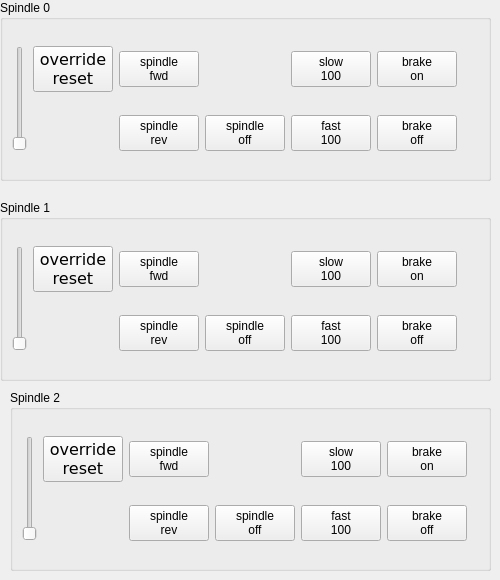
            <widget class="QWidget" name="tab_5">
             <attribute name="title">
              <string>Spindles</string>
             </attribute>
             <widget class="QGroupBox" name="gridGroupBox">
              <property name="geometry">
               <rect>
                <x>0</x>
                <y>0</y>
                <width>491</width>
                <height>181</height>
               </rect>
              </property>
              <property name="title">
               <string>Spindle 0</string>
              </property>
              <layout class="QGridLayout" name="gridLayout_5">
               <item row="0" column="1">
                <widget class="ActionButton" name="actionbutton_13">
                 <property name="font">
                  <font>
                   <family>DejaVu Sans</family>
                   <pointsize>12</pointsize>
                   <weight>50</weight>
                   <italic>false</italic>
                   <bold>false</bold>
                  </font>
                 </property>
                 <property name="text">
                  <string>override
reset</string>
                 </property>
                 <property name="actionName" stdset="0">
                  <string>spindle.override.reset</string>
                 </property>
                </widget>
               </item>
               <item row="1" column="5">
                <widget class="ActionButton" name="actionbutton_42">
                 <property name="text">
                  <string>brake
off</string>
                 </property>
                 <property name="actionName" stdset="0">
                  <string>spindle.brake.off:0</string>
                 </property>
                </widget>
               </item>
               <item row="0" column="5">
                <widget class="ActionButton" name="actionbutton_41">
                 <property name="text">
                  <string>brake
on</string>
                 </property>
                 <property name="actionName" stdset="0">
                  <string>spindle.brake.on:0</string>
                 </property>
                </widget>
               </item>
               <item row="0" column="3">
                <widget class="StatusLabel" name="statuslabel_3">
                 <property name="alignment">
                  <set>Qt::AlignCenter</set>
                 </property>
                 <property name="rules" stdset="0">
                  <string>[{&quot;channels&quot;: [{&quot;url&quot;: &quot;status:spindle.0.speed&quot;, &quot;trigger&quot;: true}], &quot;property&quot;: &quot;Text&quot;, &quot;expression&quot;: &quot;'rpm\\n{}'.format(ch[0])&quot;, &quot;name&quot;: &quot;New Rule&quot;}]</string>
                 </property>
                </widget>
               </item>
               <item row="1" column="1">
                <widget class="StatusLabel" name="statuslabel_2">
                 <property name="alignment">
                  <set>Qt::AlignCenter</set>
                 </property>
                 <property name="rules" stdset="0">
                  <string>[{&quot;channels&quot;: [{&quot;url&quot;: &quot;status:spindle.0.override&quot;, &quot;trigger&quot;: true}], &quot;property&quot;: &quot;Text&quot;, &quot;expression&quot;: &quot;'override\\n{}'.format(ch[0])&quot;, &quot;name&quot;: &quot;New Rule&quot;}]</string>
                 </property>
                </widget>
               </item>
               <item row="0" column="2">
                <widget class="ActionButton" name="actionbutton_24">
                 <property name="text">
                  <string>spindle
fwd</string>
                 </property>
                 <property name="actionName" stdset="0">
                  <string>spindle.forward:500,0</string>
                 </property>
                </widget>
               </item>
               <item row="1" column="2">
                <widget class="ActionButton" name="actionbutton_38">
                 <property name="text">
                  <string>spindle
rev</string>
                 </property>
                 <property name="actionName" stdset="0">
                  <string>spindle.reverse:0</string>
                 </property>
                </widget>
               </item>
               <item row="1" column="3">
                <widget class="ActionButton" name="actionbutton_25">
                 <property name="text">
                  <string>spindle
off</string>
                 </property>
                 <property name="actionName" stdset="0">
                  <string>spindle.off</string>
                 </property>
                </widget>
               </item>
               <item row="0" column="4">
                <widget class="ActionButton" name="actionbutton_27">
                 <property name="text">
                  <string>slow
100</string>
                 </property>
                 <property name="actionName" stdset="0">
                  <string>spindle.slower:0</string>
                 </property>
                </widget>
               </item>
               <item row="0" column="0" rowspan="2">
                <widget class="ActionSlider" name="actionslider_2">
                 <property name="actionName" stdset="0">
                  <string>spindle.override</string>
                 </property>
                </widget>
               </item>
               <item row="1" column="4">
                <widget class="ActionButton" name="actionbutton_26">
                 <property name="text">
                  <string>fast
100</string>
                 </property>
                 <property name="actionName" stdset="0">
                  <string>spindle.faster:0</string>
                 </property>
                </widget>
               </item>
               <item row="1" column="6">
                <widget class="StatusLED" name="statusled_3">
                 <property name="rules" stdset="0">
                  <string>[{&quot;channels&quot;: [{&quot;url&quot;: &quot;status:spindle.0.brake&quot;, &quot;trigger&quot;: true}], &quot;property&quot;: &quot;On&quot;, &quot;expression&quot;: &quot;bool(ch[0])&quot;, &quot;name&quot;: &quot;New Rule&quot;}]</string>
                 </property>
                </widget>
               </item>
              </layout>
             </widget>
             <widget class="QGroupBox" name="gridGroupBox">
              <property name="geometry">
               <rect>
                <x>0</x>
                <y>200</y>
                <width>491</width>
                <height>181</height>
               </rect>
              </property>
              <property name="title">
               <string>Spindle 1</string>
              </property>
              <layout class="QGridLayout" name="gridLayout_6">
               <item row="0" column="5">
                <widget class="ActionButton" name="actionbutton_31">
                 <property name="text">
                  <string>slow
100</string>
                 </property>
                 <property name="actionName" stdset="0">
                  <string>spindle.slower:1</string>
                 </property>
                </widget>
               </item>
               <item row="0" column="0" rowspan="2">
                <widget class="ActionSlider" name="actionslider_4">
                 <property name="actionName" stdset="0">
                  <string>spindle.override:1</string>
                 </property>
                </widget>
               </item>
               <item row="1" column="6">
                <widget class="ActionButton" name="actionbutton_43">
                 <property name="text">
                  <string>brake
off</string>
                 </property>
                 <property name="actionName" stdset="0">
                  <string>spindle.brake.off:1</string>
                 </property>
                </widget>
               </item>
               <item row="0" column="3">
                <widget class="ActionButton" name="actionbutton_29">
                 <property name="text">
                  <string>spindle
fwd</string>
                 </property>
                 <property name="actionName" stdset="0">
                  <string>spindle.forward:50,1</string>
                 </property>
                </widget>
               </item>
               <item row="0" column="6">
                <widget class="ActionButton" name="actionbutton_44">
                 <property name="text">
                  <string>brake
on</string>
                 </property>
                 <property name="actionName" stdset="0">
                  <string>spindle.brake.on:1</string>
                 </property>
                </widget>
               </item>
               <item row="1" column="5">
                <widget class="ActionButton" name="actionbutton_32">
                 <property name="text">
                  <string>fast
100</string>
                 </property>
                 <property name="actionName" stdset="0">
                  <string>spindle.faster:1</string>
                 </property>
                </widget>
               </item>
               <item row="1" column="7">
                <widget class="StatusLED" name="statusled_4">
                 <property name="rules" stdset="0">
                  <string>[{&quot;channels&quot;: [{&quot;url&quot;: &quot;status:spindle.1.brake&quot;, &quot;trigger&quot;: true}], &quot;property&quot;: &quot;On&quot;, &quot;expression&quot;: &quot;bool(ch[0])&quot;, &quot;name&quot;: &quot;New Rule&quot;}]</string>
                 </property>
                </widget>
               </item>
               <item row="1" column="3">
                <widget class="ActionButton" name="actionbutton_39">
                 <property name="text">
                  <string>spindle
rev</string>
                 </property>
                 <property name="actionName" stdset="0">
                  <string>spindle.reverse:50,1</string>
                 </property>
                </widget>
               </item>
               <item row="1" column="4">
                <widget class="ActionButton" name="actionbutton_30">
                 <property name="text">
                  <string>spindle
off</string>
                 </property>
                 <property name="actionName" stdset="0">
                  <string>spindle.off:1</string>
                 </property>
                </widget>
               </item>
               <item row="0" column="1">
                <widget class="ActionButton" name="actionbutton_28">
                 <property name="font">
                  <font>
                   <family>DejaVu Sans</family>
                   <pointsize>12</pointsize>
                   <weight>50</weight>
                   <italic>false</italic>
                   <bold>false</bold>
                  </font>
                 </property>
                 <property name="text">
                  <string>override
reset</string>
                 </property>
                 <property name="actionName" stdset="0">
                  <string>spindle.override.reset:1</string>
                 </property>
                </widget>
               </item>
               <item row="0" column="4">
                <widget class="StatusLabel" name="statuslabel_5">
                 <property name="alignment">
                  <set>Qt::AlignCenter</set>
                 </property>
                 <property name="rules" stdset="0">
                  <string>[{&quot;channels&quot;: [{&quot;url&quot;: &quot;status:spindle.1.speed&quot;, &quot;trigger&quot;: true}], &quot;property&quot;: &quot;Text&quot;, &quot;expression&quot;: &quot;'rpm\\n{}'.format(ch[0])&quot;, &quot;name&quot;: &quot;New Rule&quot;}]</string>
                 </property>
                </widget>
               </item>
               <item row="1" column="1">
                <widget class="StatusLabel" name="statuslabel_4">
                 <property name="alignment">
                  <set>Qt::AlignCenter</set>
                 </property>
                 <property name="rules" stdset="0">
                  <string>[{&quot;channels&quot;: [{&quot;url&quot;: &quot;status:spindle.1.override&quot;, &quot;trigger&quot;: true}], &quot;property&quot;: &quot;Text&quot;, &quot;expression&quot;: &quot;'override\\n{}'.format(ch[0])&quot;, &quot;name&quot;: &quot;New Rule&quot;}]</string>
                 </property>
                </widget>
               </item>
              </layout>
             </widget>
             <widget class="QGroupBox" name="gridGroupBox">
              <property name="geometry">
               <rect>
                <x>10</x>
                <y>390</y>
                <width>481</width>
                <height>181</height>
               </rect>
              </property>
              <property name="title">
               <string>Spindle 2</string>
              </property>
              <layout class="QGridLayout" name="gridLayout_7">
               <item row="0" column="5">
                <widget class="ActionButton" name="actionbutton_36">
                 <property name="text">
                  <string>slow
100</string>
                 </property>
                 <property name="actionName" stdset="0">
                  <string>spindle.slower:2</string>
                 </property>
                </widget>
               </item>
               <item row="1" column="7">
                <widget class="StatusLED" name="statusled_5">
                 <property name="rules" stdset="0">
                  <string>[{&quot;channels&quot;: [{&quot;url&quot;: &quot;status:spindle.2.brake&quot;, &quot;trigger&quot;: true}], &quot;property&quot;: &quot;On&quot;, &quot;expression&quot;: &quot;bool(ch[0])&quot;, &quot;name&quot;: &quot;New Rule&quot;}]</string>
                 </property>
                </widget>
               </item>
               <item row="0" column="2">
                <widget class="ActionButton" name="actionbutton_34">
                 <property name="text">
                  <string>spindle
fwd</string>
                 </property>
                 <property name="actionName" stdset="0">
                  <string>spindle.forward:500,2</string>
                 </property>
                </widget>
               </item>
               <item row="1" column="2">
                <widget class="ActionButton" name="actionbutton_40">
                 <property name="text">
                  <string>spindle
rev</string>
                 </property>
                 <property name="actionName" stdset="0">
                  <string>spindle.reverse:2</string>
                 </property>
                </widget>
               </item>
               <item row="0" column="0" rowspan="2">
                <widget class="ActionSlider" name="actionslider_5">
                 <property name="actionName" stdset="0">
                  <string>spindle.override:2</string>
                 </property>
                </widget>
               </item>
               <item row="1" column="5">
                <widget class="ActionButton" name="actionbutton_37">
                 <property name="text">
                  <string>fast
100</string>
                 </property>
                 <property name="actionName" stdset="0">
                  <string>spindle.faster:2</string>
                 </property>
                </widget>
               </item>
               <item row="0" column="6">
                <widget class="ActionButton" name="actionbutton_46">
                 <property name="text">
                  <string>brake
on</string>
                 </property>
                 <property name="actionName" stdset="0">
                  <string>spindle.brake.on:2</string>
                 </property>
                </widget>
               </item>
               <item row="1" column="6">
                <widget class="ActionButton" name="actionbutton_45">
                 <property name="text">
                  <string>brake
off</string>
                 </property>
                 <property name="actionName" stdset="0">
                  <string>spindle.brake.off:2</string>
                 </property>
                </widget>
               </item>
               <item row="0" column="1">
                <widget class="ActionButton" name="actionbutton_33">
                 <property name="font">
                  <font>
                   <family>DejaVu Sans</family>
                   <pointsize>12</pointsize>
                   <weight>50</weight>
                   <italic>false</italic>
                   <bold>false</bold>
                  </font>
                 </property>
                 <property name="text">
                  <string>override
reset</string>
                 </property>
                 <property name="actionName" stdset="0">
                  <string>spindle.override.reset:2</string>
                 </property>
                </widget>
               </item>
               <item row="1" column="1">
                <widget class="StatusLabel" name="statuslabel_6">
                 <property name="alignment">
                  <set>Qt::AlignCenter</set>
                 </property>
                 <property name="rules" stdset="0">
                  <string>[{&quot;channels&quot;: [{&quot;url&quot;: &quot;status:spindle.2.override&quot;, &quot;trigger&quot;: true}], &quot;property&quot;: &quot;Text&quot;, &quot;expression&quot;: &quot;'override\\n{}'.format(ch[0])&quot;, &quot;name&quot;: &quot;New Rule&quot;}]</string>
                 </property>
                </widget>
               </item>
               <item row="0" column="3">
                <widget class="StatusLabel" name="statuslabel_7">
                 <property name="alignment">
                  <set>Qt::AlignCenter</set>
                 </property>
                 <property name="rules" stdset="0">
                  <string>[{&quot;channels&quot;: [{&quot;url&quot;: &quot;status:spindle.2.speed&quot;, &quot;trigger&quot;: true}], &quot;property&quot;: &quot;Text&quot;, &quot;expression&quot;: &quot;'rpm\\n{}'.format(ch[0])&quot;, &quot;name&quot;: &quot;New Rule&quot;}]</string>
                 </property>
                </widget>
               </item>
               <item row="1" column="3">
                <widget class="ActionButton" name="actionbutton_35">
                 <property name="text">
                  <string>spindle
off</string>
                 </property>
                 <property name="actionName" stdset="0">
                  <string>spindle.off:2</string>
                 </property>
                </widget>
               </item>
              </layout>
             </widget>
            </widget>
